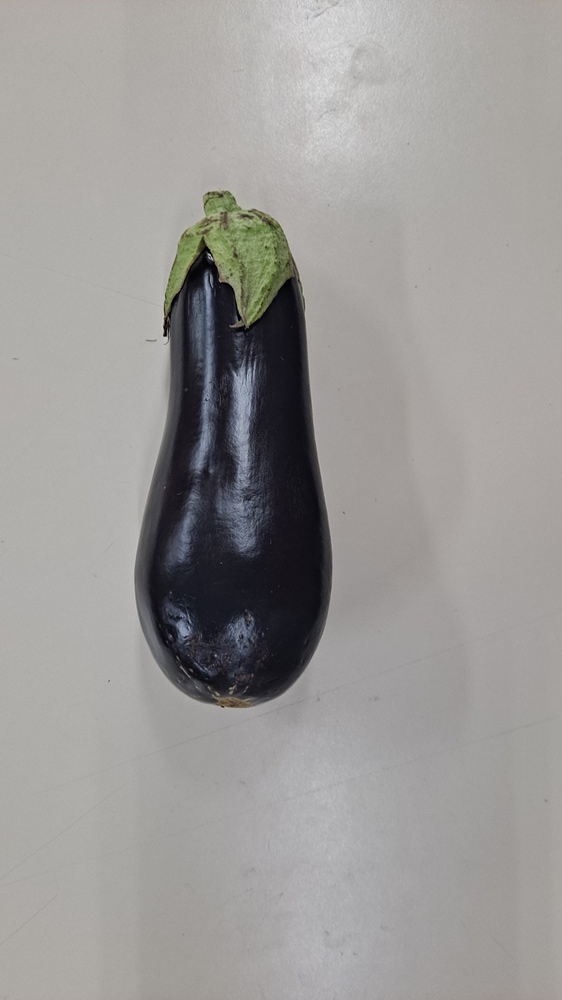
#> input picture Test_Redim/berenjena1.jpg, 562 x 1000 px, shrunk from 2250 x 4000 before the run; its folder holds only this picture in this run
$ python -i color_extractor.py   (imports and definitions only)
#> lines starting #> are read from the running program, lines starting #| are printed output that depends on the picture
#> further down, picture is the input picture: shape (1000, 562, 3); mean B, G, R 151.3, 153.1, 155
import cv2
import os
import numpy as np
import csv
import pandas as pd
import matplotlib.pyplot as plt
from mpl_toolkits.mplot3d import Axes3D

class ColorExtractor:
    """
    Clase para extraer el promedio de color RGB de una verdura, excluyendo el fondo,
    y almacenar los resultados en un archivo CSV.
    """

    def __init__(self, saturacion_aumento=1.5, archivo_salida="colores.csv"):
        """
        Inicializa el extractor con parámetros de saturación y archivo de salida.

        :param saturacion_aumento: Factor por el cual aumentar la saturación de la imagen.
        :param archivo_salida: Nombre del archivo CSV donde se almacenarán los resultados.
        """
        self.saturacion_aumento = saturacion_aumento
        self.archivo_salida = archivo_salida

        # Crear o sobrescribir el archivo CSV con la cabecera
        with open(self.archivo_salida, mode='w', newline='') as file:
            escritor = csv.writer(file)
            escritor.writerow(["NombreImagen", "Promedio_R", "Promedio_G", "Promedio_B"])

    def aumentar_saturacion(self, imagen):
        """
        Aumenta la saturación de una imagen en el espacio de color HSV.

        :param imagen: Imagen original en formato BGR.
        :return: Imagen con saturación aumentada.
        """
        hsv = cv2.cvtColor(imagen, cv2.COLOR_BGR2HSV)
#> hsv: shape (1000, 562, 3); mean H, S, V 44.6, 14.5, 156.3
        h, s, v = cv2.split(hsv)
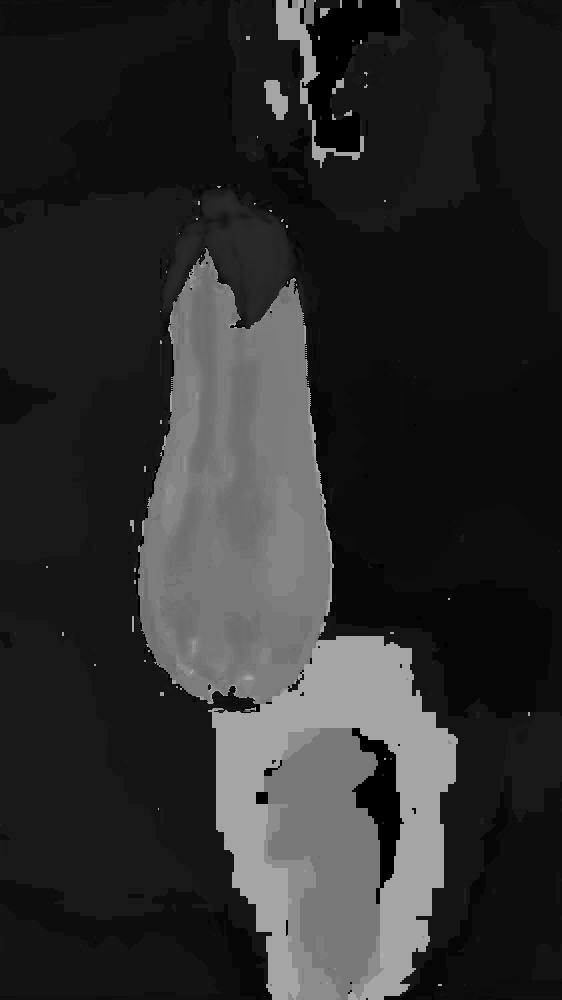
#> h: shape (1000, 562); min 0, max 177, mean 44.6
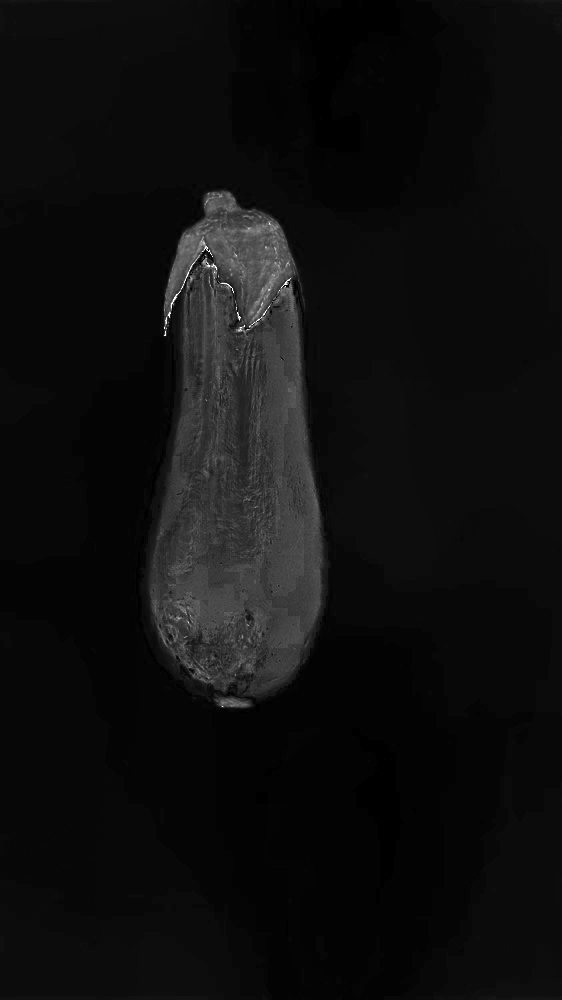
#> s: shape (1000, 562); min 0, max 255, mean 14.5
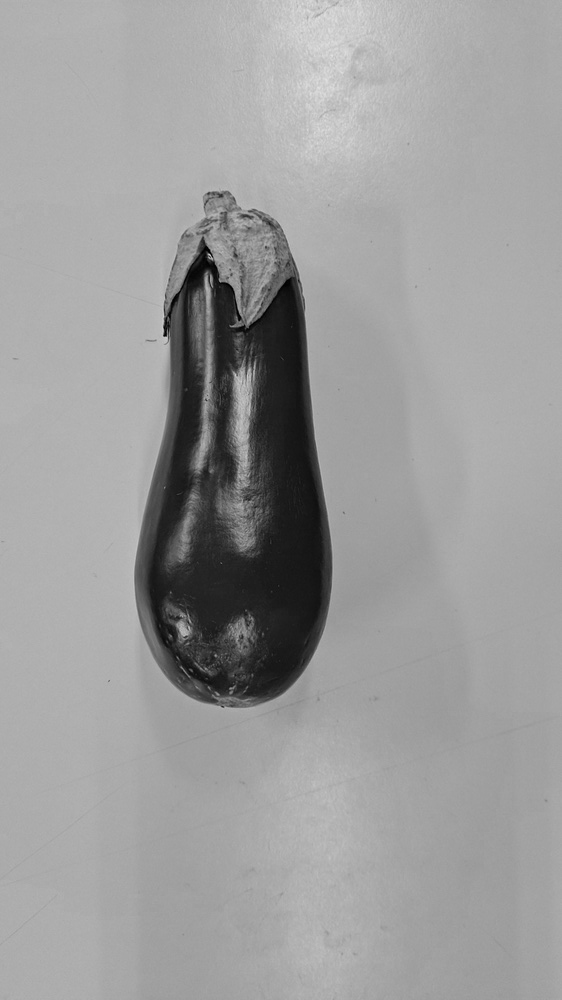
#> v: shape (1000, 562); min 0, max 225, mean 156.3
        s = np.clip(s * self.saturacion_aumento, 0, 255).astype(np.uint8)
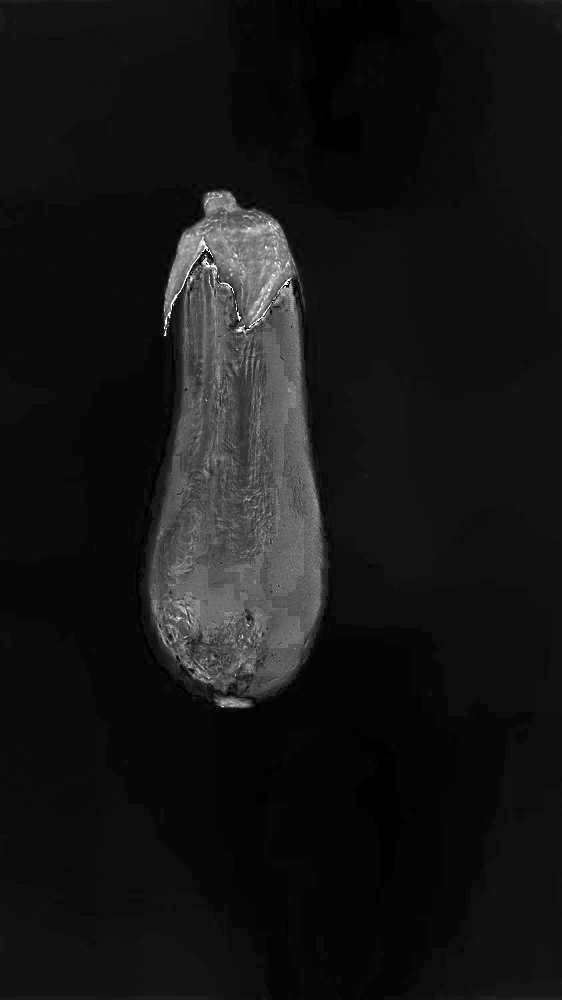
#> s: shape (1000, 562); min 0, max 255, mean 21.5
        hsv_aumentado = cv2.merge([h, s, v])
#> hsv_aumentado: shape (1000, 562, 3); mean H, S, V 44.6, 21.5, 156.3
        return cv2.cvtColor(hsv_aumentado, cv2.COLOR_HSV2BGR)

    # [160 lines left out: functions generar_mascara_por_contornos, calcular_promedio_rgb, procesar_carpeta, plotear_rgb, visualizar_mascaras, not called in this run]

>>> import cv2
>>> picture = cv2.imread('Test_Redim/berenjena1.jpg')
>>> result = ColorExtractor().aumentar_saturacion(picture)

$ run again, on Test_Redim/camote1.jpg
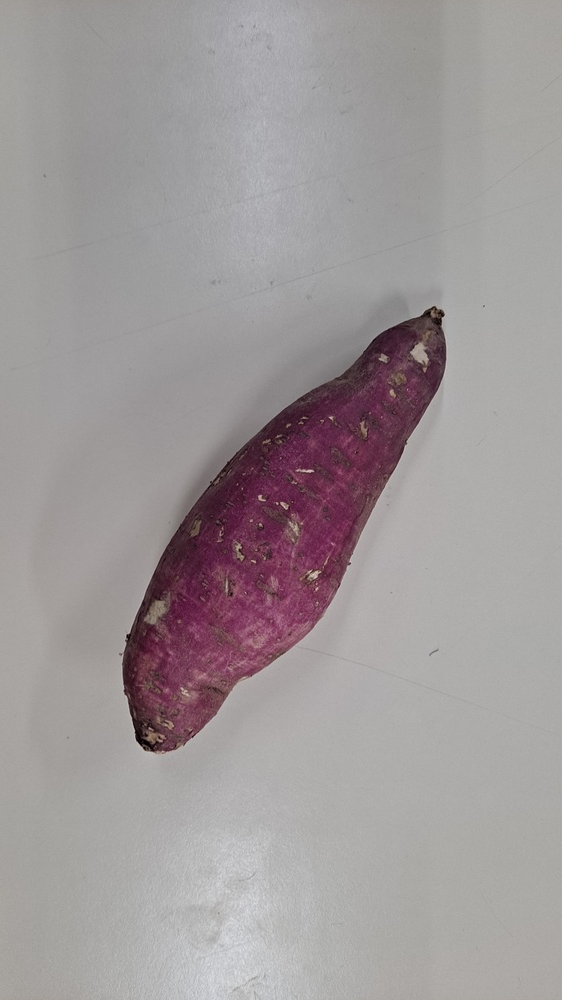
#> input picture Test_Redim/camote1.jpg, 562 x 1000 px, shrunk from 2250 x 4000 before the run
#> picture is the input picture: shape (1000, 562, 3); mean B, G, R 153.5, 152.4, 158.9
#> hsv: shape (1000, 562, 3); mean H, S, V 59.8, 18, 159.2
#> in aumentar_saturacion, `s = np.clip(s * self.saturacion_aumento, 0, 255).astype(np.uint8)`:
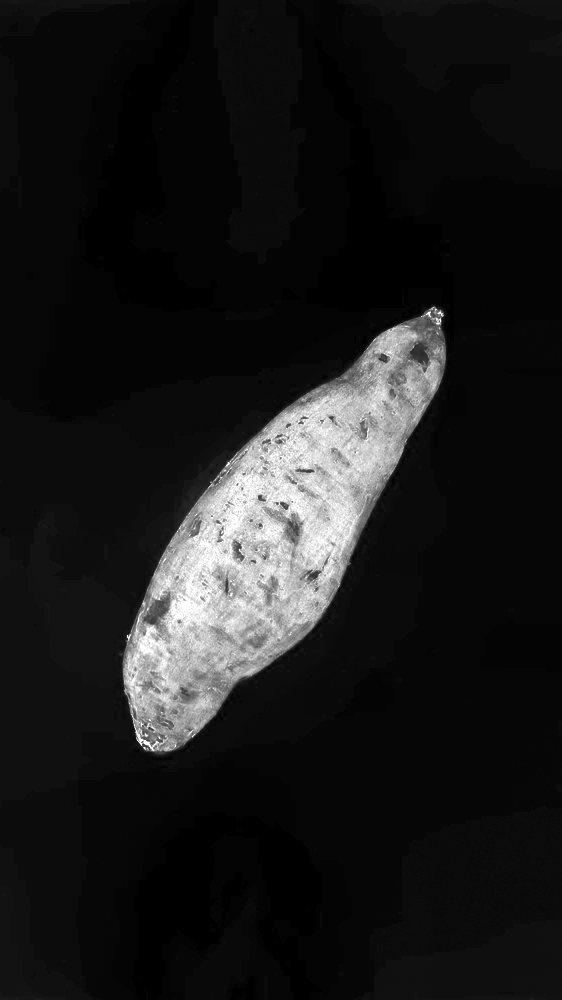
#> s: shape (1000, 562); min 0, max 255, mean 26.6
#> hsv_aumentado: shape (1000, 562, 3); mean H, S, V 59.8, 26.6, 159.2
#> in aumentar_saturacion, `return cv2.cvtColor(hsv_aumentado, cv2.COLOR_HSV2BGR)`:
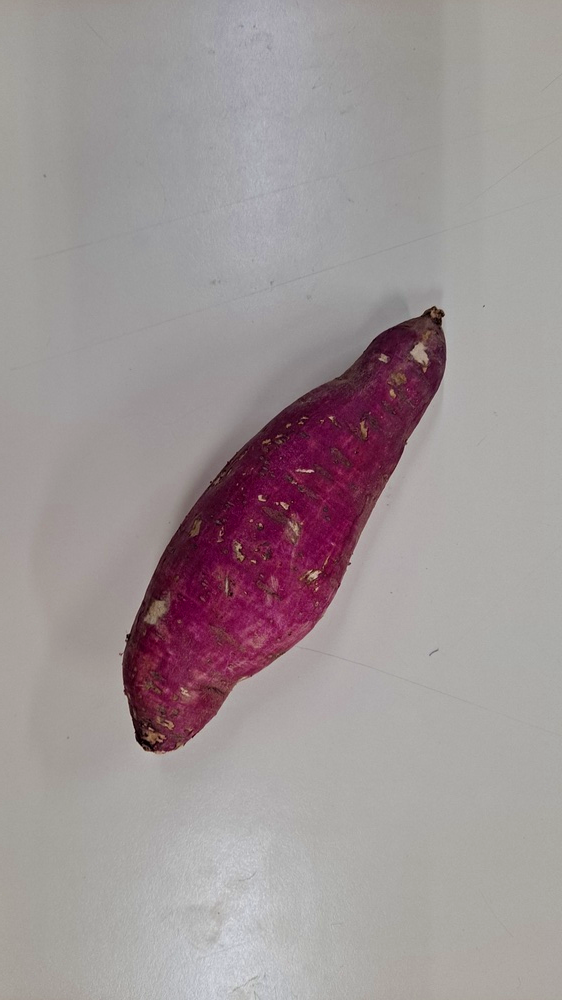
#> returned value: shape (1000, 562, 3); mean B, G, R 150.3, 148.7, 158.7

$ run again, on Test_Redim/papa1.jpg
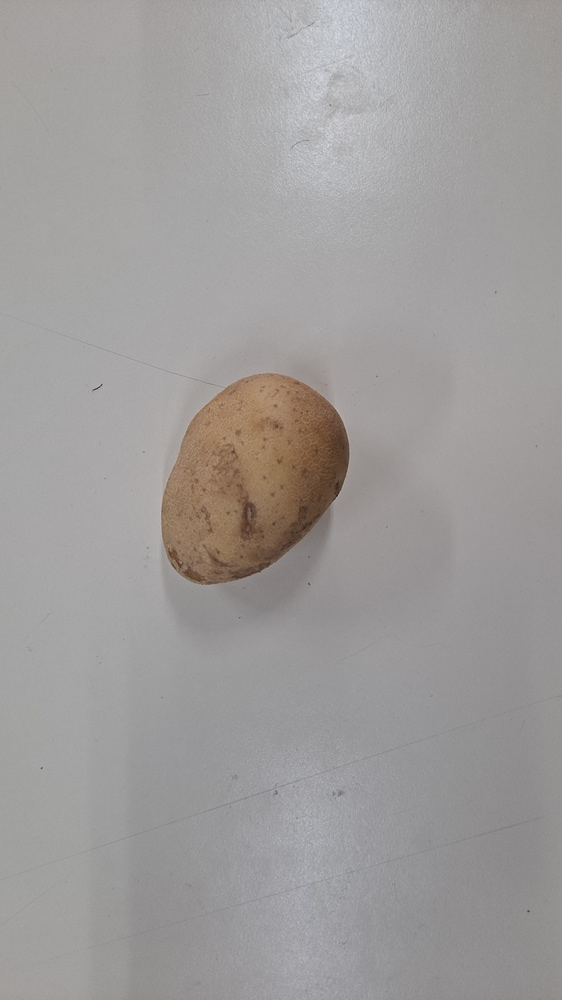
#> input picture Test_Redim/papa1.jpg, 562 x 1000 px, shrunk from 2250 x 4000 before the run
#> picture is the input picture: shape (1000, 562, 3); mean B, G, R 154.9, 155.9, 158.7
#> hsv: shape (1000, 562, 3); mean H, S, V 70.4, 9.2, 159.3
#> in aumentar_saturacion, `s = np.clip(s * self.saturacion_aumento, 0, 255).astype(np.uint8)`:
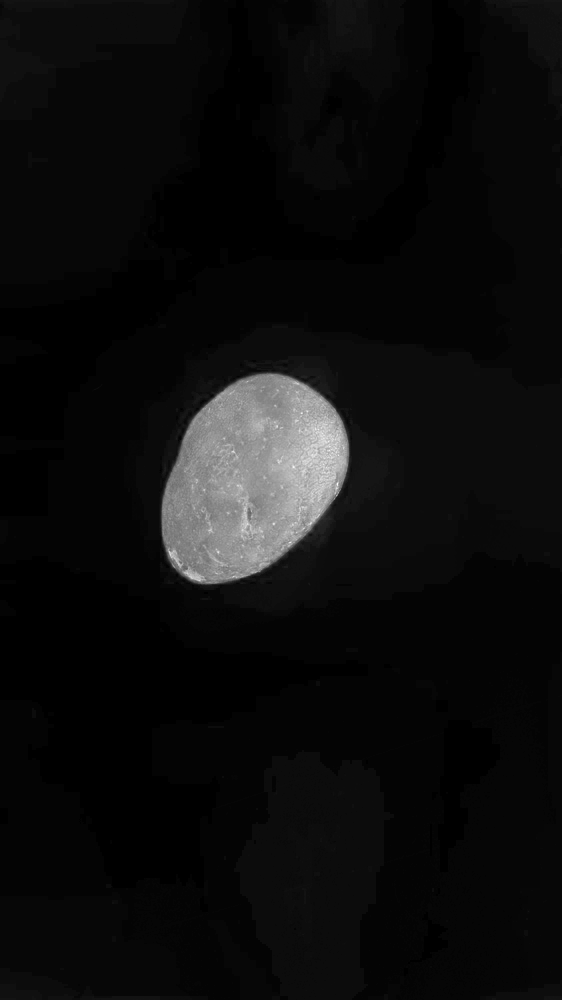
#> s: shape (1000, 562); min 0, max 252, mean 13.5
#> hsv_aumentado: shape (1000, 562, 3); mean H, S, V 70.4, 13.5, 159.3
#> in aumentar_saturacion, `return cv2.cvtColor(hsv_aumentado, cv2.COLOR_HSV2BGR)`:
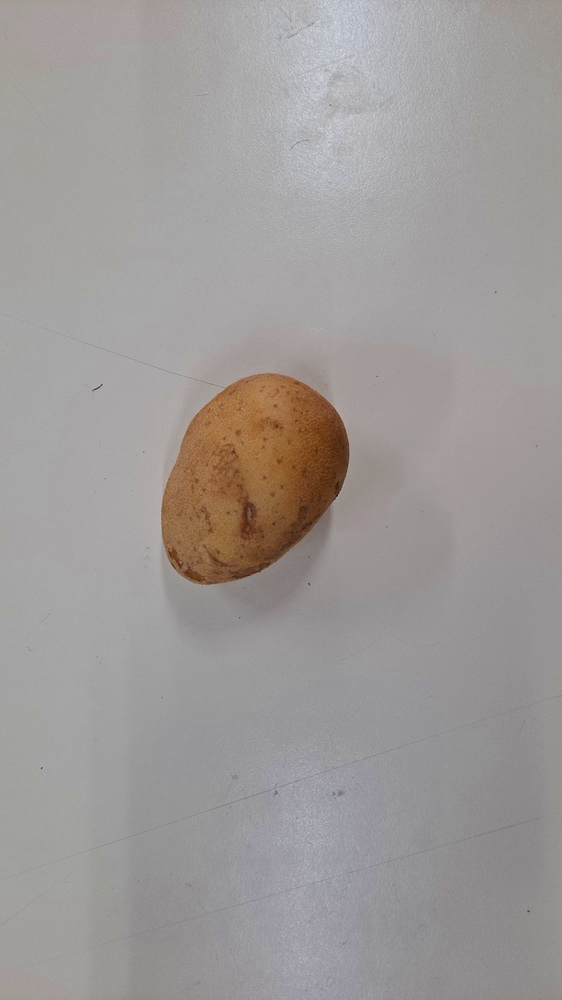
#> returned value: shape (1000, 562, 3); mean B, G, R 152.5, 154, 158.4

$ run again, on Test_Redim/zanahoria1.jpg
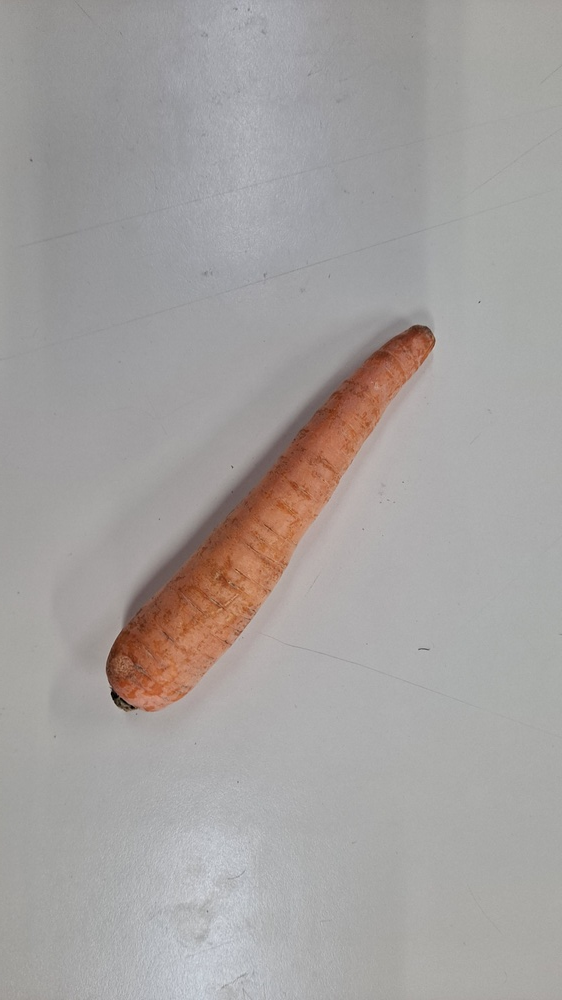
#> input picture Test_Redim/zanahoria1.jpg, 562 x 1000 px, shrunk from 2250 x 4000 before the run
#> picture is the input picture: shape (1000, 562, 3); mean B, G, R 158.9, 160.6, 164.7
#> hsv: shape (1000, 562, 3); mean H, S, V 53.5, 13, 165.9
#> in aumentar_saturacion, `s = np.clip(s * self.saturacion_aumento, 0, 255).astype(np.uint8)`:
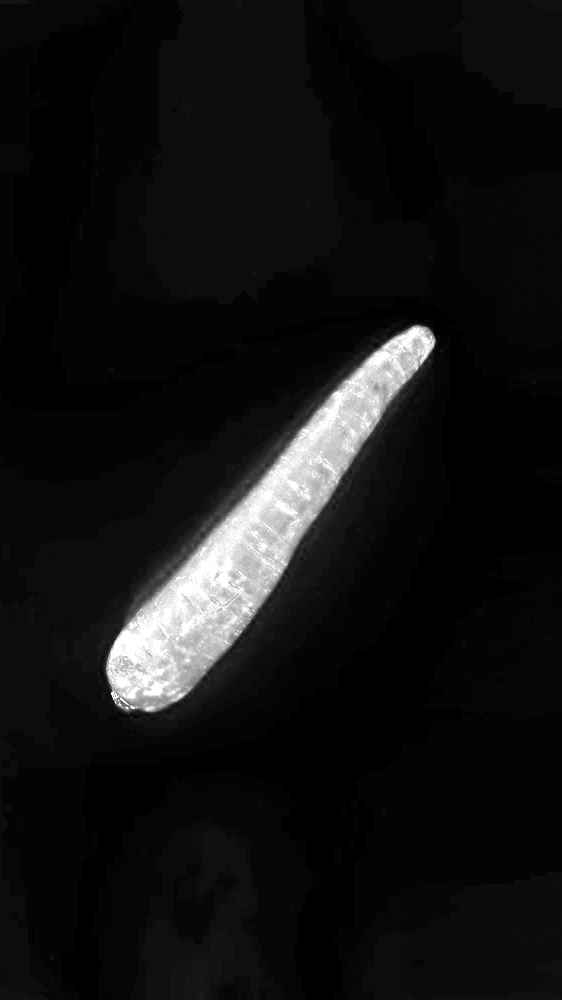
#> s: shape (1000, 562); min 0, max 255, mean 19.1
#> hsv_aumentado: shape (1000, 562, 3); mean H, S, V 53.5, 19.1, 165.9
#> in aumentar_saturacion, `return cv2.cvtColor(hsv_aumentado, cv2.COLOR_HSV2BGR)`:
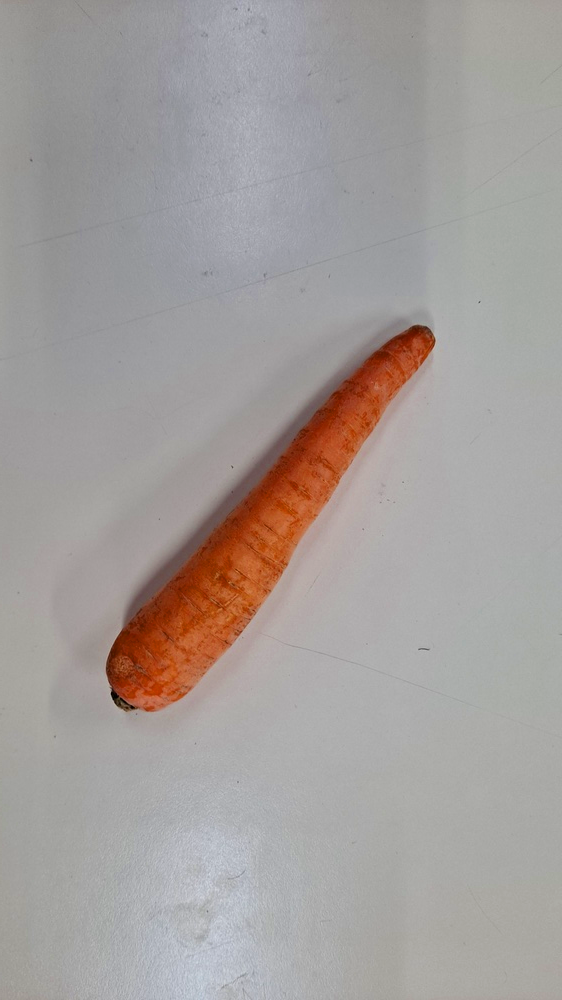
#> returned value: shape (1000, 562, 3); mean B, G, R 155.3, 157.8, 164.1
